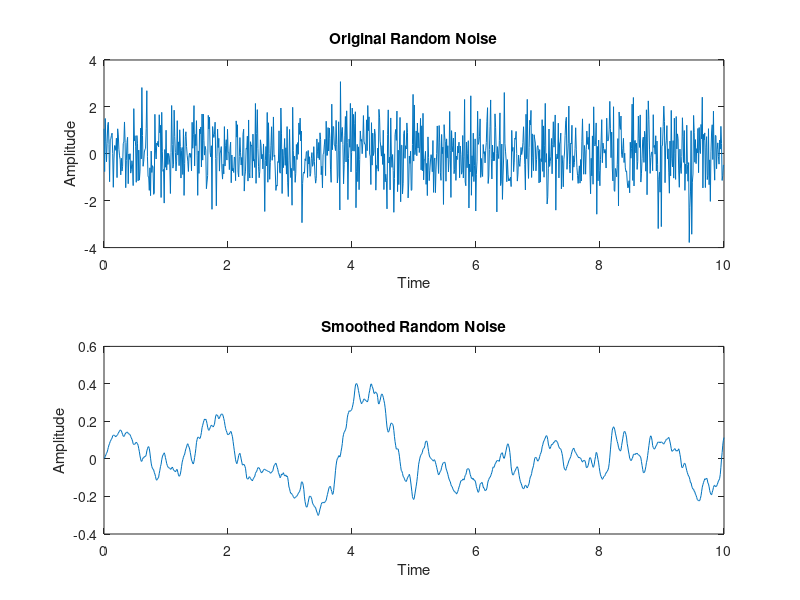

Write the MATLAB code that produced this figure.
% Generate random noise
n_samples = 1000;
noise = randn(1, n_samples);

% Apply a moving average filter to smooth the noise
window_size = 50; % Size of the moving window
smooth_noise = filter(ones(1, window_size) / window_size, 1, noise);
% filiter again on the fine scale to make it more differentiable
window_size = 5; % Size of the moving window
smooth_noise = filter(ones(1, window_size) / window_size, 1, smooth_noise);

% Generate time vector
time = linspace(0, 10, n_samples);

% Plot the original and smoothed noise
figure;
subplot(2, 1, 1);
plot(time, noise);
title('Original Random Noise');
xlabel('Time');
ylabel('Amplitude');

subplot(2, 1, 2);
plot(time, smooth_noise);
title('Smoothed Random Noise');
xlabel('Time');
ylabel('Amplitude');
